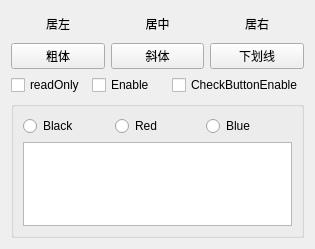
<?xml version="1.0" encoding="UTF-8"?>
<ui version="4.0">
 <class>Widget</class>
 <widget class="QWidget" name="Widget">
  <property name="geometry">
   <rect>
    <x>0</x>
    <y>0</y>
    <width>315</width>
    <height>249</height>
   </rect>
  </property>
  <property name="windowTitle">
   <string>按钮的使用</string>
  </property>
  <layout class="QVBoxLayout" name="verticalLayout">
   <item>
    <layout class="QHBoxLayout" name="horizontalLayout">
     <item>
      <widget class="QPushButton" name="pushButton_OnLeft">
       <property name="text">
        <string>居左</string>
       </property>
       <property name="icon">
        <iconset theme="format-justify-left"/>
       </property>
       <property name="checkable">
        <bool>true</bool>
       </property>
       <property name="autoExclusive">
        <bool>true</bool>
       </property>
       <property name="flat">
        <bool>true</bool>
       </property>
      </widget>
     </item>
     <item>
      <widget class="QPushButton" name="pushButton_OnMiddle">
       <property name="text">
        <string>居中</string>
       </property>
       <property name="icon">
        <iconset theme="format-justify-center"/>
       </property>
       <property name="checkable">
        <bool>true</bool>
       </property>
       <property name="autoExclusive">
        <bool>true</bool>
       </property>
       <property name="flat">
        <bool>true</bool>
       </property>
      </widget>
     </item>
     <item>
      <widget class="QPushButton" name="pushButton_OnRight">
       <property name="text">
        <string>居右</string>
       </property>
       <property name="icon">
        <iconset theme="format-justify-right"/>
       </property>
       <property name="checkable">
        <bool>true</bool>
       </property>
       <property name="autoExclusive">
        <bool>true</bool>
       </property>
       <property name="flat">
        <bool>true</bool>
       </property>
      </widget>
     </item>
    </layout>
   </item>
   <item>
    <layout class="QHBoxLayout" name="horizontalLayout_2">
     <item>
      <widget class="QPushButton" name="pushButton_Bold">
       <property name="text">
        <string>粗体</string>
       </property>
       <property name="icon">
        <iconset theme="format-text-bold"/>
       </property>
       <property name="checkable">
        <bool>true</bool>
       </property>
      </widget>
     </item>
     <item>
      <widget class="QPushButton" name="pushButton_Italic">
       <property name="text">
        <string>斜体</string>
       </property>
       <property name="icon">
        <iconset theme="format-text-italic"/>
       </property>
       <property name="checkable">
        <bool>true</bool>
       </property>
      </widget>
     </item>
     <item>
      <widget class="QPushButton" name="pushButton_UnderLine">
       <property name="text">
        <string>下划线</string>
       </property>
       <property name="icon">
        <iconset theme="format-text-underline"/>
       </property>
       <property name="checkable">
        <bool>true</bool>
       </property>
      </widget>
     </item>
    </layout>
   </item>
   <item>
    <layout class="QHBoxLayout" name="horizontalLayout_3">
     <item>
      <widget class="QCheckBox" name="checkBox_ReadOnly">
       <property name="text">
        <string>readOnly</string>
       </property>
      </widget>
     </item>
     <item>
      <widget class="QCheckBox" name="checkBox_Enable">
       <property name="text">
        <string>Enable</string>
       </property>
      </widget>
     </item>
     <item>
      <widget class="QCheckBox" name="checkBox_CheckBtnEnable">
       <property name="text">
        <string>CheckButtonEnable</string>
       </property>
      </widget>
     </item>
    </layout>
   </item>
   <item>
    <widget class="QGroupBox" name="groupBox">
     <property name="title">
      <string/>
     </property>
     <property name="flat">
      <bool>true</bool>
     </property>
     <layout class="QVBoxLayout" name="verticalLayout_2">
      <item>
       <layout class="QHBoxLayout" name="horizontalLayout_4">
        <item>
         <widget class="QRadioButton" name="radioButton_Black">
          <property name="text">
           <string>Black</string>
          </property>
         </widget>
        </item>
        <item>
         <widget class="QRadioButton" name="radioButton_Red">
          <property name="text">
           <string>Red</string>
          </property>
         </widget>
        </item>
        <item>
         <widget class="QRadioButton" name="radioButton_Blue">
          <property name="text">
           <string>Blue</string>
          </property>
         </widget>
        </item>
       </layout>
      </item>
      <item>
       <widget class="QTextEdit" name="textEdit"/>
      </item>
     </layout>
    </widget>
   </item>
  </layout>
 </widget>
 <resources/>
 <connections/>
</ui>
